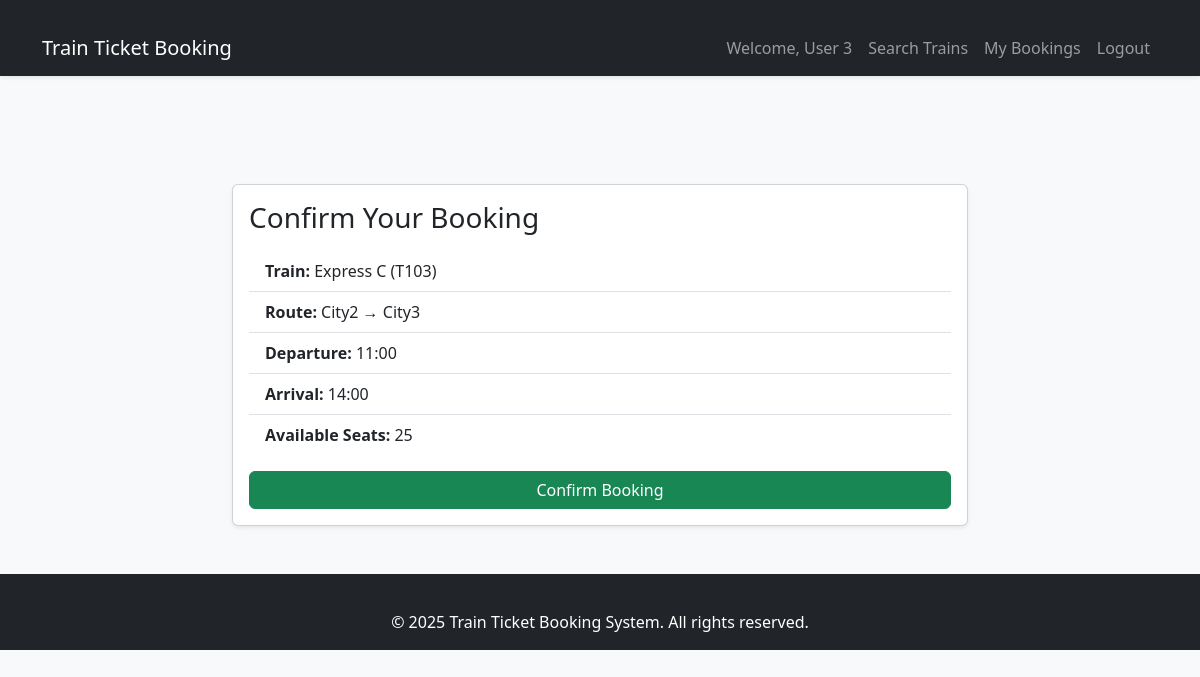
The app's page /book/T103 (signed in) with its own data.
### models.py (models this page shows)
class Train(db.Model):
    id = db.Column(db.String(10), primary_key=True)
    name = db.Column(db.String(100), nullable=False)
    source = db.Column(db.String(50), nullable=False)
    destination = db.Column(db.String(50), nullable=False)
    departure_time = db.Column(db.String(10), nullable=False)
    arrival_time = db.Column(db.String(10), nullable=False)
    seats = db.Column(db.Integer, nullable=False)
    bookings = db.relationship('Booking', backref='train', lazy=True)

### app.py (the view, shortened to what this page needs)
@app.route('/book/<train_id>', methods=['GET', 'POST'])
def book(train_id):
    if 'user_id' not in session:
        flash('Please log in first.')
        return redirect(url_for('login'))
    train = Train.query.get(train_id)
    if not train:
        flash('Train not found.')
        return redirect(url_for('search'))
    return render_template('booking.html', train=train)

### templates/booking.html
{% extends "base.html" %}
{% block content %}
<div class="row justify-content-center">
  <div class="col-md-8">
    {% if train %}
    <div class="card shadow-sm">
      <div class="card-body">
        <h3 class="card-title mb-3">Confirm Your Booking</h3>
        <ul class="list-group list-group-flush">
          <li class="list-group-item"><strong>Train:</strong> {{ train.name }} ({{ train.id }})</li>
          <li class="list-group-item"><strong>Route:</strong> {{ train.source }} → {{ train.destination }}</li>
          <li class="list-group-item"><strong>Departure:</strong> {{ train.departure_time }}</li>
          <li class="list-group-item"><strong>Arrival:</strong> {{ train.arrival_time }}</li>
          <li class="list-group-item"><strong>Available Seats:</strong> {{ train.seats }}</li>
        </ul>
        <form method="post" class="mt-3">
          <button type="submit" class="btn btn-success w-100">Confirm Booking</button>
        </form>
      </div>
    </div>
    {% else %}
      <p class="text-center">No train selected.</p>
    {% endif %}
  </div>
</div>
{% endblock %}

### static/style.css (style rules this page uses)
body { background-color: #f8f9fa; font-family: "Segoe UI", Tahoma, Geneva, Verdana, sans-serif; }
.card { margin-top: 20px; }

### records on screen
Train: name "Express C", id "T103", source "City2", destination "City3", departure_time "11:00", arrival_time "14:00", seats "25"

### other values on screen
{{ session['user_id'] }} "3"
